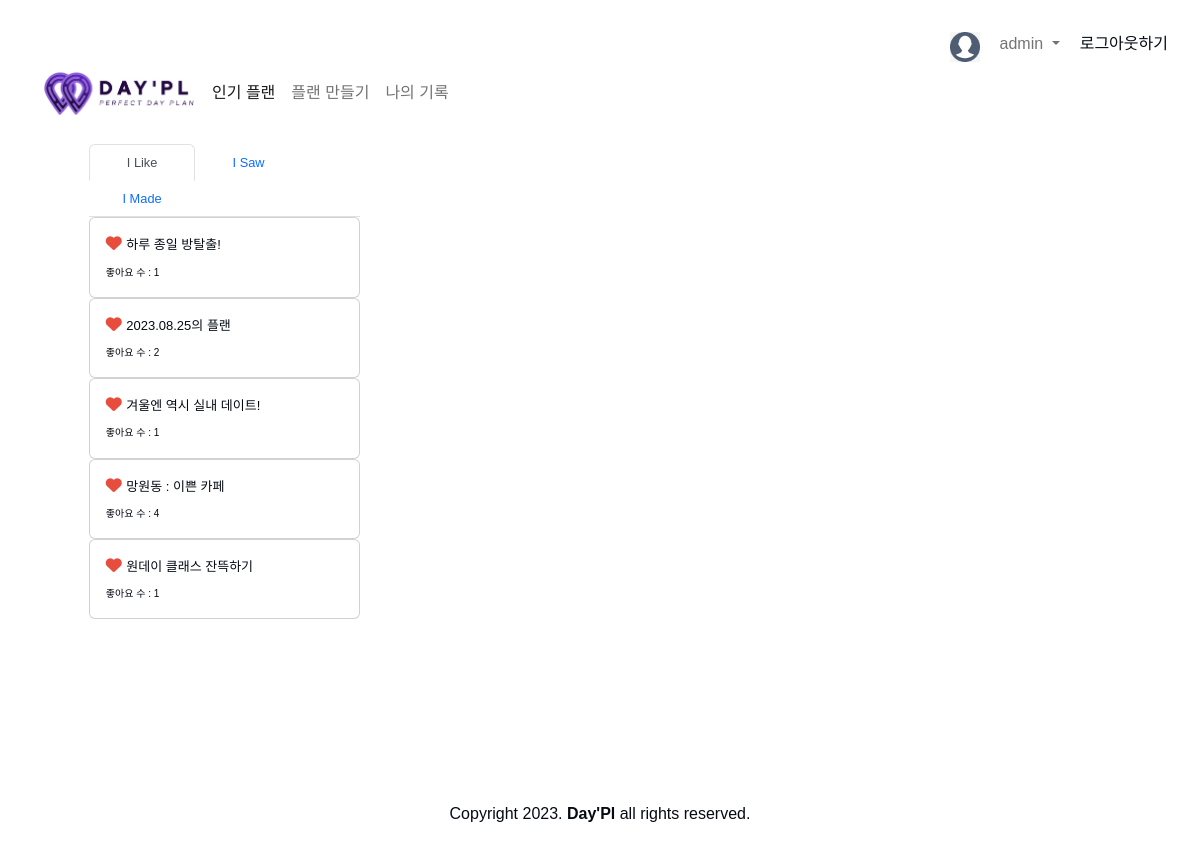
Screenshot of /saves/ (signed in) with the database file from the repository.
### common/models.py (models this page shows, shortened)
class Profile(models.Model):
    user       = models.OneToOneField(User, on_delete=models.CASCADE)
    uuid       = models.UUIDField(unique=True, default=uuid.uuid4)
    nickname   = models.CharField(max_length=64, blank=False)
    fullname   = models.CharField(max_length=64, blank=False)
    gender     = models.CharField(max_length=64, blank=False)
    birthdate  = models.DateField(max_length=64, blank=False)
    phone      = models.CharField(max_length=64, blank=False)
    mail       = models.CharField(max_length=64, blank=False)
    rq_terms   = models.BooleanField(default=0)
    op_terms   = models.BooleanField(default=0)
    image      = models.ImageField(upload_to='photos/', null=True, default='static/img/profile_img.png')
    sign_date  = models.DateTimeField(auto_now_add=True)

### Day_Pl/models.py (models this page shows, shortened)
class Plan(models.Model):
    uuid         = models.UUIDField(max_length=128, default=uuid.uuid4)
    created_at   = models.DateTimeField(auto_now_add=True)
    modified_at  = models.DateTimeField(null=True)
    user         = models.ForeignKey(User, on_delete=models.SET_NULL, null=True)
    title        = models.CharField(max_length=64, default=f'{created_at}의 플랜')
    hashtag_area = models.CharField(max_length=32, blank=True)
    hashtag_type = models.CharField(max_length=32, blank=True)
    hashtag_pick = models.CharField(max_length=32, blank=True)
    like_users   = models.ManyToManyField(User, related_name='like_plans')
    view_users   = models.ManyToManyField(User, related_name='view_plans', through='UserPlanView')
    memo         = models.TextField(blank=True, null=True)
    public       = models.BooleanField(null=False, default=True)
    removed_at   = models.DateTimeField(blank=True, null=True)
    total_time   = models.CharField(max_length=64, blank=True, null=True)

### Day_Pl/views/saves.py (the view)
# urls.py: path("", browse.index, name = 'browse'), #! 메인 페이지
def index(request):
    user = request.user
    like_plans = user.like_plans.all()
    view_plans = user.view_plans.all()
    my_plans   = Plan.objects.filter(user=user)
    like_plans_processed, view_plans_processed, my_plans_processed = [], [], []
    plans_places, check_planid = [], []
    for plan in like_plans:
        plan_dict = {
            'id' : plan.id,
            'uuid' : plan.uuid,
            'title' : plan.title,
            'like_count' : plan.like_users.count(),
            'public' : plan.public,
        }
        plan_places = PlanPlace.objects.filter(plan = plan).order_by('order')
        if plan.id not in check_planid:
            plans_places.append(plan_places)
            check_planid.append(plan.id)
        like_plans_processed.append(plan_dict)
    for plan in view_plans:
        plan_dict = {
            'id' : plan.id,
            'uuid' : plan.uuid,
            'title' : plan.title,
            'like_count' : plan.like_users.count(),
            'public' : plan.public,
        }
        plan_places = PlanPlace.objects.filter(plan = plan).order_by('order')
        if plan.id not in check_planid:
            plans_places.append(plan_places)
            check_planid.append(plan.id)
        if user.like_plans.filter(id=plan.id).exists():
            plan_dict['islike'] = True
        else:
            plan_dict['islike'] = False
        view_plans_processed.append(plan_dict)
    for plan in my_plans:
        plan_dict = {
            'id' : plan.id,
            'uuid' : plan.uuid,
            'title' : plan.title,
            'like_count' : plan.like_users.count(),
            'public' : plan.public,
        }
        plan_places = PlanPlace.objects.filter(plan = plan).order_by('order')
        if plan.id not in check_planid:
            plans_places.append(plan_places)
            check_planid.append(plan.id)
        if user.like_plans.filter(id=plan.id).exists():
            plan_dict['islike'] = True
        else:
            plan_dict['islike'] = False
        my_plans_processed.append(plan_dict)
    for plan_places in plans_places:
        for i in range(len(plan_places)-1):
            road_url = f"https://map.naver.com/p/directions/,,,{ plan_places[i].place.naver_place_id },PLACE_POI/,,,{ plan_places[i+1].place.naver_place_id },PLACE_POI/-/walk?c=13.00,0,0,0,dh"
            PlanPlace.objects.filter(id = plan_places[i].id).update(road_url=road_url)
    context = {
        'plans_places': plans_places,
        'like_plans_processed': like_plans_processed,
        'view_plans_processed': view_plans_processed,
        'my_plans_processed': my_plans_processed,
    }
    return render(request, 'saves.html', context=context)

### templates/saves.html (shortened to what this page needs)
{% extends 'layout.html' %}
{% load static %}
{% block contents %}
    <main>
        <div class="d-flex justify-content-between">
            <div style="width: 30rem;">
                {% include 'components/save_plan_container.html' %}
            </div>
            <div style="width: 30rem;">
            </div>
            <div style="margin-top: 2rem;">
                {% include 'components/naver_map_container.html' %}
            </div>
        </div>
    </main>
{% endblock %}

### templates/components/after_login.html (shortened to what this page needs)
{% load static %}
<div class="d-flex justify-content-end">
	<img class="mt-3" height="30px" width="30px" src="{% static 'IMG/profile_img.png' %}" alt="유저 프로필 IMG">
	<nav class="navbar navbar-expand-lg bg-body-tertiary">
		<div class="container-fluid">
			<div class="collapse navbar-collapse" id="navbarSupportedContent">
				<ul class="navbar-nav me-auto mb-2 mb-lg-0">
					<li class="nav-item dropdown">
						<a class="nav-link dropdown-toggle" href="#" role="button" data-bs-toggle="dropdown" aria-expanded="false">
							{{ user.profile.fullname }}
						</a>
					</li>
				</ul>
			</div>
		</div>
	</nav>
	<a class="mt-3" href="{% url 'common:logout' %}">로그아웃하기</a>
</div>

### templates/components/save_plan_container.html (shortened to what this page needs)
<div>
    <ul class="nav nav-tabs" id="myTab" role="tablist">
        <li class="nav-item" role="presentation">
            <button class="nav-link active" id="like-tab1" data-bs-toggle="tab" data-bs-target="#like-tab2" type="button" role="tab" aria-controls="like-tab" aria-selected="true" style="width: 6.66rem; font-size:0.8rem;">I Like</button>
        </li>
        <li class="nav-item" role="presentation" >
            <button class="nav-link" id="view-tab1" data-bs-toggle="tab" data-bs-target="#view-tab2" type="button" role="tab" aria-controls="view-tab" aria-selected="false" style="width: 6.66rem; font-size:0.8rem;">I Saw</button>
        </li>
        <li class="nav-item" role="presentation" >
            <button class="nav-link" id="my-tab1" data-bs-toggle="tab" data-bs-target="#my-tab2" type="button" role="tab" aria-controls="my-tab" aria-selected="false" style="width: 6.66rem; font-size:0.8rem;">I Made</button>
        </li>
    </ul>
    <div class="tab-content" id="myTabContent" style="height:30rem;">
        <div class="tab-pane fade show active" id="like-tab2" role="tabpanel" aria-labelledby="like-tab1" tabindex="0">
            {% for plan in like_plans_processed %}
                {% if plan.public %}
                    <div class="card">
                        <div class="card-body">
                            <h6 class="card-title">
                                <i class="fa-solid fa-heart" data-planType="like"></i>
                                <span class="planName" id="{{ plan.id }}">
                                    <font size=2>{{ plan.title }}</font>
                                </span>
                            </h6>
                            <p class="card-text">
                                <font size=1>
                                    좋아요 수 : {{ plan.like_count }}
                                </font>
                            </p>
                        </div>
                    </div>
                {% endif %}
            {% endfor %}
        </div>
    </div>
</div>

### static/CSS/style.css (style rules this page uses)
* { box-sizing: border-box; color: var(--color-text); }
html, body { width: 100%; height: 100%; }
body { font-family: 'Noto Sans KR', sans-serif; font-size: 16px; padding: 1rem 2rem 0rem 2rem; }
main { width: 90%; margin: auto; }
a { text-decoration: none; color: var(--color-text); transition: color 0.3s ease-in; }
button { background-color: transparent; outline: 0; border: 0; }
h1, h2, h3, p, ul { margin: 0; }
ul { list-style: none; padding: 0; }
.fa-heart { color: var(--color-red); }

### static/CSS/variables.css (style rules this page uses)
:root { --color-primary: var(--color-violet); --color-primary-variant: var(--color-lavender); --color-text: var(--color-black); --color-white: #ffffff; --color-black: #050a13; --color-violet: #8E44AD; --color-lavender: #EBDEF0; --color-red: #E74C3C; --color-yellow: #F4D03F; --color-light-yellow: #FDEBD0; --color-grey: #CED4D9; --color-light-grey: #f5f5f5; --color-mint: #D1F2EB; }

### static/CSS/new-plan.css (style rules this page uses)
.card-text { font-size: 0.8rem; }

### static/CSS/saves.css (style rules this page uses)
.tab-content { width: 100%; overflow-y: scroll; }

### rows the page displays
Plan: title "하루 종일 방탈출!"
Plan: title "2023.08.25의 플랜"
Plan: title "겨울엔 역시 실내 데이트!"
Plan: title "망원동 : 이쁜 카페"
Plan: title "원데이 클래스 잔뜩하기"

### other values shown
{{ user.profile.fullname }} "admin"
{{ plan.like_count }} "1" "2" "1" "4" "1"
